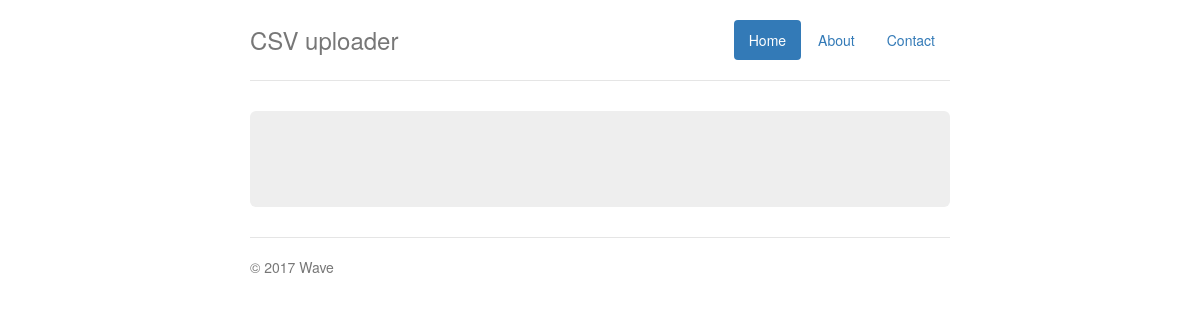
/expense/table, run on an earlier commit of the app's database.
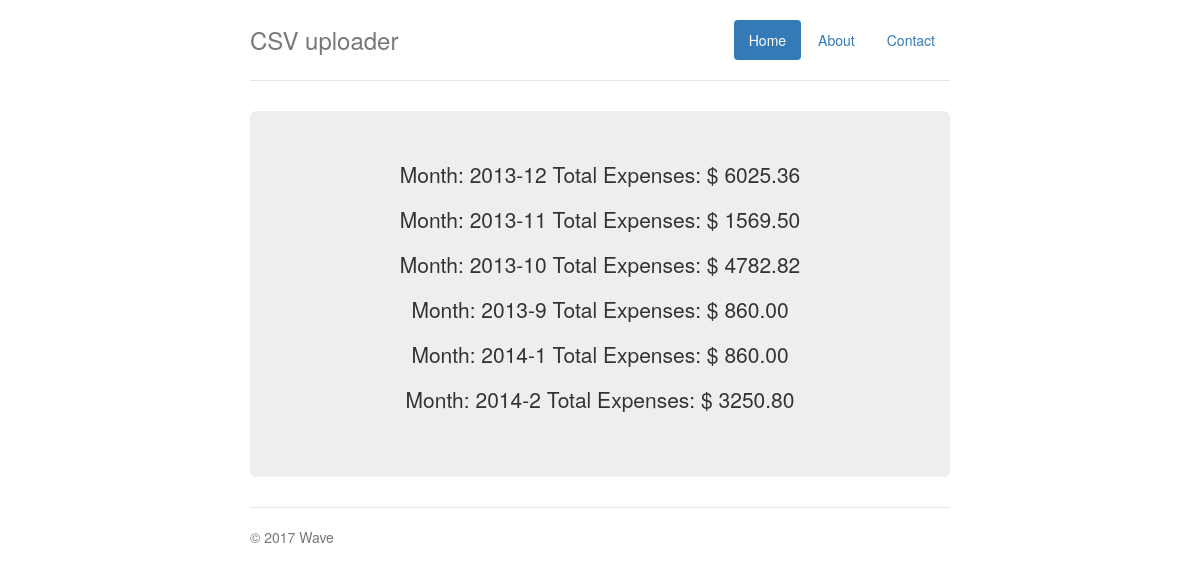
And on a later commit of the database.
### expensesite/models.py (models this page shows, shortened)
class MonthlyExpense(models.Model):
    year_month = models.CharField(max_length=7,default='')
    monthly_total = models.DecimalField(max_digits = 20, decimal_places = 2,null=True)

### expensesite/views.py (the view)
class MonthlyExpenseList(ListView):
    queryset = MonthlyExpense.objects.all()
    template_name = 'expensetemplates/table.html'

### templates/expensetemplates/table.html
{% extends 'expensetemplates/base.html' %}
{% block content %}
    {% for monthly_expense in object_list%}
        <p> Month: {{monthly_expense.year_month}}  Total Expenses: $ {{monthly_expense.monthly_total}}</p>
    {% endfor %}
{% endblock %}

### templates/expensetemplates/base.html (shortened to what this page needs)
{% load staticfiles %}
<!DOCTYPE html>
<html lang="en">
  <head>
    <link href="{% static 'expensestatic/bootstrap.min.css' %}" rel="stylesheet">
    <link href="{% static 'expensestatic/jumbotron-narrow.css' %}" rel="stylesheet">
  </head>
  <body>
    <div class="container">
      <div class="header clearfix">
        <nav>
          <ul class="nav nav-pills pull-right">
            <li role="presentation" class="active"><a href="#">Home</a></li>
            <li role="presentation"><a href="http://www.google.com">About</a></li>
            <li role="presentation"><a href="http://www.waveapps.com">Contact</a></li>
          </ul>
        </nav>
        <h3 class="text-muted">CSV uploader</h3>
      </div>
      <div class="jumbotron">
          {% block content %}
          {% endblock %}
      </div>
      <footer class="footer">
        <p>&copy; 2017 Wave</p>
      </footer>
    </div>
  </body>
</html>

### static/expensestatic/jumbotron-narrow.css (style rules this page uses)
body { padding-top: 20px; padding-bottom: 20px; }
.header, .marketing, .footer { padding-right: 15px; padding-left: 15px; }
.header { padding-bottom: 20px; border-bottom: 1px solid #e5e5e5; }
.header h3 { margin-top: 0; margin-bottom: 0; line-height: 40px; }
.footer { padding-top: 19px; color: #777; border-top: 1px solid #e5e5e5; }
@media (min-width: 768px) { .container { max-width: 730px; } }
.jumbotron { text-align: center; border-bottom: 1px solid #e5e5e5; }
@media screen and (min-width: 768px) { .header, .marketing, .footer { padding-right: 0; padding-left: 0; } }
@media screen and (min-width: 768px) { .header { margin-bottom: 30px; } }
@media screen and (min-width: 768px) { .jumbotron { border-bottom: 0; } }

What changed in the data, as far as the page shows it:
added MonthlyExpense: year_month "2013-12", monthly_total "6025.36"
added MonthlyExpense: year_month "2013-11", monthly_total "1569.50"
added MonthlyExpense: year_month "2013-10", monthly_total "4782.82"
added MonthlyExpense: year_month "2013-9", monthly_total "860.00"
added MonthlyExpense: year_month "2014-1", monthly_total "860.00"
added MonthlyExpense: year_month "2014-2", monthly_total "3250.80"
